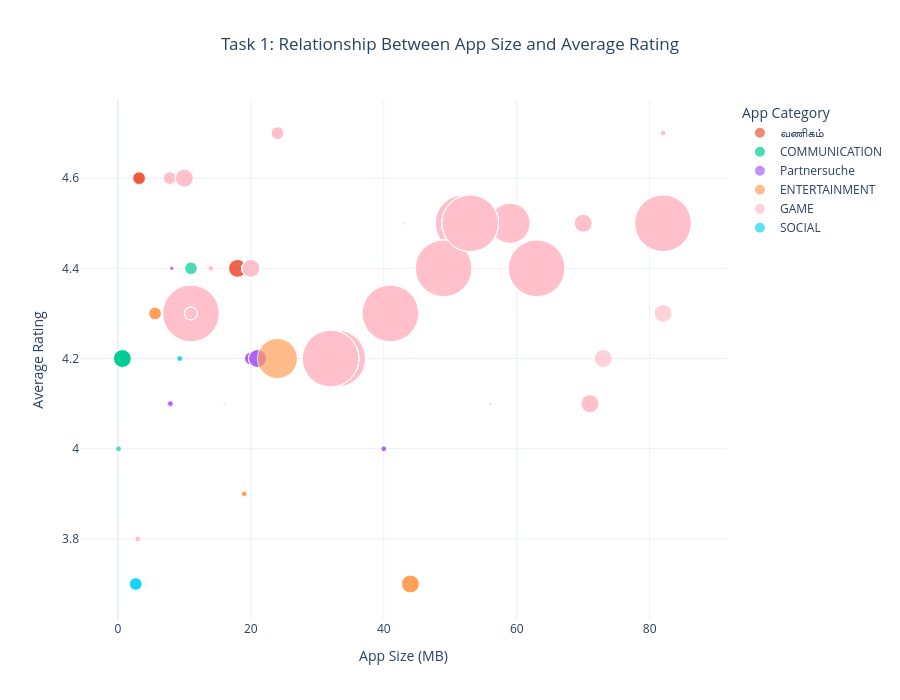

Notebook code for this chart:
### Markdown cell above
Bubble Chart

### Code cell
# Task 1 : Bubble Chart

# Development Mode
DEBUG_MODE = False

if DEBUG_MODE or is_time_between(17, 19):

    # Copy dataframe
    display_df = task1_df.copy()

    # Translation only for graph labels
    display_df["Category_Display"] = display_df["Category"].replace({
        "BEAUTY": "सौंदर्य",
        "BUSINESS": "வணிகம்",
        "DATING": "Partnersuche"
    })

    # Bubble Chart
    fig = px.scatter(
        display_df,
        x="Size_MB",
        y="Rating",
        size="Installs",
        color="Category_Display",
        hover_name="App",

        hover_data={
            "Size_MB":":.1f",
            "Installs":":,",
            "Reviews":":,",
            "Category_Display":True
        },

        size_max=40,

        color_discrete_map={
            "GAME":"pink"
        },

        title="Task 1: Relationship Between App Size and Average Rating"
    )

    # Layout
    fig.update_layout(

        title={
            "text":"Task 1: Relationship Between App Size and Average Rating",
            "x":0.5,
            "xanchor":"center"
        },

        xaxis_title="App Size (MB)",
        yaxis_title="Average Rating",

        legend_title="App Category",

        template="plotly_white",

        height=700
    )

    # Grid
    fig.update_xaxes(showgrid=True)

    fig.update_yaxes(showgrid=True)

    fig.show()

else:

    chart_not_available(17,19)

### Figure 1 — Plotly figure (JSON) as saved in the notebook; plotly's stock layout.template omitted (floating-point values rounded to 4 significant figures; data arrays with more than 128 entries replaced by an {"elided": "..."} marker saying what was removed)
{"data": [{"customdata": [[10000000, 62272, "வணிகம்"], [10000000, 62272, "வணிகம்"], [5000000, 188841, "வணிகம்"], [5000000, 188841, "வணிகம்"], [5000000, 188841, "வணிகம்"]], "hovertemplate": "<b>%{hovertext}</b><br><br>Category_Display=%{customdata[2]}<br>Size_MB=%{x:.1f}<br>Rating=%{y}<br>Installs=%{customdata[0]:,}<br>Reviews=%{customdata[1]:,}<extra></extra>", "hovertext": ["Google Primer", "Google Primer", "Call Blocker", "Call Blocker", "Call Blocker"], "legendgroup": "வணிகம்", "marker": {"color": "#EF553B", "size": [10000000, 10000000, 5000000, 5000000, 5000000], "sizemode": "area", "sizeref": 62500, "symbol": "circle"}, "mode": "markers", "name": "வணிகம்", "orientation": "v", "showlegend": true, "type": "scatter", "x": [18, 18, 3.2, 3.2, 3.2], "xaxis": "x", "y": [4.4, 4.4, 4.6, 4.6, 4.6], "yaxis": "y"}, {"customdata": [[10000000, 483565, "COMMUNICATION"], [5000000, 93825, "COMMUNICATION"], [1000000, 9498, "COMMUNICATION"], [10000000, 124346, "COMMUNICATION"], [10000000, 124346, "COMMUNICATION"], [10000000, 124346, "COMMUNICATION"], [10000000, 124346, "COMMUNICATION"], [10000000, 124346, "COMMUNICATION"], [10000000, 124346, "COMMUNICATION"], [10000000, 124346, "COMMUNICATION"], [10000000, 124346, "COMMUNICATION"], [10000000, 124346, "COMMUNICATION"], [10000000, 124346, "COMMUNICATION"]], "hovertemplate": "<b>%{hovertext}</b><br><br>Category_Display=%{customdata[2]}<br>Size_MB=%{x:.1f}<br>Rating=%{y}<br>Installs=%{customdata[0]:,}<br>Reviews=%{customdata[1]:,}<extra></extra>", "hovertext": ["CallApp: Caller ID, Blocker & Phone Call Recorder", "Call Control - Call Blocker", "Caller ID +", "GO Notifier", "GO Notifier", "GO Notifier", "GO Notifier", "GO Notifier", "GO Notifier", "GO Notifier", "GO Notifier", "GO Notifier", "GO Notifier"], "legendgroup": "COMMUNICATION", "marker": {"color": "#00cc96", "size": [10000000, 5000000, 1000000, 10000000, 10000000, 10000000, 10000000, 10000000, 10000000, 10000000, 10000000, 10000000, 10000000], "sizemode": "area", "sizeref": 62500, "symbol": "circle"}, "mode": "markers", "name": "COMMUNICATION", "orientation": "v", "showlegend": true, "type": "scatter", "x": [20, 11, 0.1152, 0.6787, 0.6787, 0.6787, 0.6787, 0.6787, 0.6787, 0.6787, 0.6787, 0.6787, 0.6787], "xaxis": "x", "y": [4.4, 4.4, 4, 4.2, 4.2, 4.2, 4.2, 4.2, 4.2, 4.2, 4.2, 4.2, 4.2], "yaxis": "y"}, {"customdata": {"elided": "124x3 mixed values"}, "hovertemplate": "<b>%{hovertext}</b><br><br>Category_Display=%{customdata[2]}<br>Size_MB=%{x:.1f}<br>Rating=%{y}<br>Installs=%{customdata[0]:,}<br>Reviews=%{customdata[1]:,}<extra></extra>", "hovertext": ["Hily: Dating, Chat, Match, Meet & Hook up", "Hily: Dating, Chat, Match, Meet & Hook up", "Hily: Dating, Chat, Match, Meet & Hook up", "Hily: Dating, Chat, Match, Meet & Hook up", "Hily: Dating, Chat, Match, Meet & Hook up", "Hily: Dating, Chat, Match, Meet & Hook up", "Hily: Dating, Chat, Match, Meet & Hook up", "Hily: Dating, Chat, Match, Meet & Hook up", "Hily: Dating, Chat, Match, Meet & Hook up", "Hily: Dating, Chat, Match, Meet & Hook up", "Hily: Dating, Chat, Match, Meet & Hook up", "Hily: Dating, Chat, Match, Meet & Hook up", "Hily: Dating, Chat, Match, Meet & Hook up", "Hily: Dating, Chat, Match, Meet & Hook up", "Hily: Dating, Chat, Match, Meet & Hook up", "Hily: Dating, Chat, Match, Meet & Hook up", "Hily: Dating, Chat, Match, Meet & Hook up", "Hily: Dating, Chat, Match, Meet & Hook up", "Hily: Dating, Chat, Match, Meet & Hook up", "Hily: Dating, Chat, Match, Meet & Hook up", "Hily: Dating, Chat, Match, Meet & Hook up", "Hily: Dating, Chat, Match, Meet & Hook up", "Hily: Dating, Chat, Match, Meet & Hook up", "CMB Free Dating App", "CMB Free Dating App", "CMB Free Dating App", "CMB Free Dating App", "CMB Free Dating App", "CMB Free Dating App", "CMB Free Dating App", "CMB Free Dating App", "CMB Free Dating App", "CMB Free Dating App", "CMB Free Dating App", "CMB Free Dating App", "CMB Free Dating App", "CMB Free Dating App", "CMB Free Dating App", "CMB Free Dating App", "CMB Free Dating App", "CMB Free Dating App", "CMB Free Dating App", "CMB Free Dating App", "CMB Free Dating App", "CMB Free Dating App", "Free Dating App - YoCutie - Flirt, Chat & Meet", "Free Dating App - YoCutie - Flirt, Chat & Meet", "Free Dating App - YoCutie - Flirt, Chat & Meet", "Free Dating App - YoCutie - Flirt, Chat & Meet", "Free Dating App - YoCutie - Flirt, Chat & Meet", "Free Dating App - YoCutie - Flirt, Chat & Meet", "Free Dating App - YoCutie - Flirt, Chat & Meet", "Free Dating App - YoCutie - Flirt, Chat & Meet", "Free Dating App - YoCutie - Flirt, Chat & Meet", "Free Dating App - YoCutie - Flirt, Chat & Meet", "Free Dating App - YoCutie - Flirt, Chat & Meet", "Free Dating App - YoCutie - Flirt, Chat & Meet", "Free Dating App - YoCutie - Flirt, Chat & Meet", "Free Dating App - YoCutie - Flirt, Chat & Meet", "Free Dating App - YoCutie - Flirt, Chat & Meet", "ChatVideo Meet new people", "ChatVideo Meet new people", "ChatVideo Meet new people", "ChatVideo Meet new people", "ChatVideo Meet new people", "ChatVideo Meet new people", "ChatVideo Meet new people", "ChatVideo Meet new people", "ChatVideo Meet new people", "ChatVideo Meet new people", "ChatVideo Meet new people", "ChatVideo Meet new people", "ChatVideo Meet new people", "ChatVideo Meet new people", "ChatVideo Meet new people", "FlirtChat - ♥Free Dating/Flirting App♥", "FlirtChat - ♥Free Dating/Flirting App♥", "FlirtChat - ♥Free Dating/Flirting App♥", "FlirtChat - ♥Free Dating/Flirting App♥", "FlirtChat - ♥Free Dating/Flirting App♥", "FlirtChat - ♥Free Dating/Flirting App♥", "FlirtChat - ♥Free Dating/Flirting App♥", "FlirtChat - ♥Free Dating/Flirting App♥", "FlirtChat - ♥Free Dating/Flirting App♥", "FlirtChat - ♥Free Dating/Flirting App♥", "FlirtChat - ♥Free Dating/Flirting App♥", "FlirtChat - ♥Free Dating/Flirting App♥", "FlirtChat - ♥Free Dating/Flirting App♥", "FlirtChat - ♥Free Dating/Flirting App♥", "FlirtChat - ♥Free Dating/Flirting App♥", "Hitwe - meet people and chat", "Hitwe - meet people and chat", "Hitwe - meet people and chat", "Hitwe - meet people and chat", "Hitwe - meet people and chat", "Hitwe - meet people and chat", "Hitwe - meet people and chat", "2Date Dating App, Love and matching", "2Date Dating App, Love and matching", "2Date Dating App, Love and matching", "2Date Dating App, Love and matching", "2Date Dating App, Love and matching", "2Date Dating App, Love and matching", "2Date Dating App, Love and matching", "2Date Dating App, Love and matching", "2Date Dating App, Love and matching", "2Date Dating App, Love and matching", "2Date Dating App, Love and matching", "2Date Dating App, Love and matching", "2Date Dating App, Love and matching", "2Date Dating App, Love and matching", "2Date Dating App, Love and matching", "2Date Dating App, Love and matching", "2Date Dating App, Love and matching", "2Date Dating App, Love and matching", "2Date Dating App, Love and matching", "2Date Dating App, Love and matching", "2Date Dating App, Love and matching", "2Date Dating App, Love and matching", "2Date Dating App, Love and matching", "2Date Dating App, Love and matching", "2Date Dating App, Love and matching", "2Date Dating App, Love and matching", "2Date Dating App, Love and matching"], "legendgroup": "Partnersuche", "marker": {"color": "#ab63fa", "size": [100000, 100000, 100000, 100000, 100000, 100000, 100000, 100000, 100000, 100000, 100000, 100000, 100000, 100000, 100000, 100000, 100000, 100000, 100000, 100000, 100000, 100000, 100000, 1000000, 1000000, 1000000, 1000000, 1000000, 1000000, 1000000, 1000000, 1000000, 1000000, 1000000, 1000000, 1000000, 1000000, 1000000, 1000000, 1000000, 1000000, 1000000, 1000000, 1000000, 1000000, 1000000, 1000000, 1000000, 1000000, 1000000, 1000000, 1000000, 1000000, 1000000, 1000000, 1000000, 1000000, 1000000, 1000000, 1000000, 5000000, 5000000, 5000000, 5000000, 5000000, 5000000, 5000000, 5000000, 5000000, 5000000, 5000000, 5000000, 5000000, 5000000, 5000000, 500000, 500000, 500000, 500000, 500000, 500000, 500000, 500000, 500000, 500000, 500000, 500000, 500000, 500000, 500000, 10000000, 10000000, 10000000, 10000000, 10000000, 10000000, 10000000, 500000, 500000, 500000, 500000, 500000, 500000, 500000, 500000, 500000, 500000, 500000, 500000, 500000, 500000, 500000, 500000, 500000, 500000, 500000, 500000, 500000, 500000, 500000, 500000, 500000, 500000, 500000], "sizemode": "area", "sizeref": 62500, "symbol": "circle"}, "mode": "markers", "name": "Partnersuche", "orientation": "v", "showlegend": true, "type": "scatter", "x": [56, 56, 56, 56, 56, 56, 56, 56, 56, 56, 56, 56, 56, 56, 56, 56, 56, 56, 56, 56, 56, 56, 56, 40, 40, 40, 40, 40, 40, 40, 40, 40, 40, 40, 40, 40, 40, 40, 40, 40, 40, 40, 40, 40, 40, 7.9, 7.9, 7.9, 7.9, 7.9, 7.9, 7.9, 7.9, 7.9, 7.9, 7.9, 7.9, 7.9, 7.9, 7.9, 20, 20, 20, 20, 20, 20, 20, 20, 20, 20, 20, 20, 20, 20, 20, 13, 13, 13, 13, 13, 13, 13, 13, 13, 13, 13, 13, 13, 13, 13, 21, 21, 21, 21, 21, 21, 21, 8.1, 8.1, 8.1, 8.1, 8.1, 8.1, 8.1, 8.1, 8.1, 8.1, 8.1, 8.1, 8.1, 8.1, 8.1, 8.1, 8.1, 8.1, 8.1, 8.1, 8.1, 8.1, 8.1, 8.1, 8.1, 8.1, 8.1], "xaxis": "x", "y": [4.1, 4.1, 4.1, 4.1, 4.1, 4.1, 4.1, 4.1, 4.1, 4.1, 4.1, 4.1, 4.1, 4.1, 4.1, 4.1, 4.1, 4.1, 4.1, 4.1, 4.1, 4.1, 4.1, 4, 4, 4, 4, 4, 4, 4, 4, 4, 4, 4, 4, 4, 4, 4, 4, 4, 4, 4, 4, 4, 4, 4.1, 4.1, 4.1, 4.1, 4.1, 4.1, 4.1, 4.1, 4.1, 4.1, 4.1, 4.1, 4.1, 4.1, 4.1, 4.2, 4.2, 4.2, 4.2, 4.2, 4.2, 4.2, 4.2, 4.2, 4.2, 4.2, 4.2, 4.2, 4.2, 4.2, 4.3, 4.3, 4.3, 4.3, 4.3, 4.3, 4.3, 4.3, 4.3, 4.3, 4.3, 4.3, 4.3, 4.3, 4.3, 4.2, 4.2, 4.2, 4.2, 4.2, 4.2, 4.2, 4.4, 4.4, 4.4, 4.4, 4.4, 4.4, 4.4, 4.4, 4.4, 4.4, 4.4, 4.4, 4.4, 4.4, 4.4, 4.4, 4.4, 4.4, 4.4, 4.4, 4.4, 4.4, 4.4, 4.4, 4.4, 4.4, 4.4], "yaxis": "y"}, {"customdata": {"elided": "94x3 mixed values"}, "hovertemplate": "<b>%{hovertext}</b><br><br>Category_Display=%{customdata[2]}<br>Size_MB=%{x:.1f}<br>Rating=%{y}<br>Installs=%{customdata[0]:,}<br>Reviews=%{customdata[1]:,}<extra></extra>", "hovertext": ["H TV", "H TV", "H TV", "H TV", "H TV", "H TV", "H TV", "H TV", "H TV", "H TV", "H TV", "H TV", "H TV", "H TV", "H TV", "Amazon Prime Video", "Cooking Channel", "Cooking Channel", "Cooking Channel", "Cooking Channel", "Cooking Channel", "Cooking Channel", "Cooking Channel", "Cooking Channel", "Cooking Channel", "Cooking Channel", "Cooking Channel", "Cooking Channel", "Cooking Channel", "Cooking Channel", "Cooking Channel", "Cooking Channel", "Cooking Channel", "Cooking Channel", "Cooking Channel", "Cooking Channel", "Cooking Channel", "Cooking Channel", "Cooking Channel", "Animal Planet GO", "Animal Planet GO", "Animal Planet GO", "Animal Planet GO", "Animal Planet GO", "Animal Planet GO", "Animal Planet GO", "Animal Planet GO", "Animal Planet GO", "Animal Planet GO", "Animal Planet GO", "Comedy Central", "Comedy Central", "Comedy Central", "Comedy Central", "Comedy Central", "Comedy Central", "Comedy Central", "Comedy Central", "Comedy Central", "Comedy Central", "Comedy Central", "FOX", "FOX", "FOX", "FOX", "FOX", "FOX", "FOX", "FOX", "FOX", "FOX", "FOX", "FOX", "FOX", "FOX", "FOX", "FOX", "FOX", "Hamilton — The Official App", "Hamilton — The Official App", "Hamilton — The Official App", "Hamilton — The Official App", "Hamilton — The Official App", "Hamilton — The Official App", "Hamilton — The Official App", "Hamilton — The Official App", "Hamilton — The Official App", "Hamilton — The Official App", "Hamilton — The Official App", "Hamilton — The Official App", "Hamilton — The Official App", "Hamilton — The Official App", "Hamilton — The Official App", "Hamilton — The Official App"], "legendgroup": "ENTERTAINMENT", "marker": {"color": "#FFA15A", "size": [5000000, 5000000, 5000000, 5000000, 5000000, 5000000, 5000000, 5000000, 5000000, 5000000, 5000000, 5000000, 5000000, 5000000, 5000000, 50000000, 100000, 100000, 100000, 100000, 100000, 100000, 100000, 100000, 100000, 100000, 100000, 100000, 100000, 100000, 100000, 100000, 100000, 100000, 100000, 100000, 100000, 100000, 100000, 100000, 100000, 100000, 100000, 100000, 100000, 100000, 100000, 100000, 100000, 100000, 1000000, 1000000, 1000000, 1000000, 1000000, 1000000, 1000000, 1000000, 1000000, 1000000, 1000000, 10000000, 10000000, 10000000, 10000000, 10000000, 10000000, 10000000, 10000000, 10000000, 10000000, 10000000, 10000000, 10000000, 10000000, 10000000, 10000000, 10000000, 100000, 100000, 100000, 100000, 100000, 100000, 100000, 100000, 100000, 100000, 100000, 100000, 100000, 100000, 100000, 100000], "sizemode": "area", "sizeref": 62500, "symbol": "circle"}, "mode": "markers", "name": "ENTERTAINMENT", "orientation": "v", "showlegend": true, "type": "scatter", "x": [5.6, 5.6, 5.6, 5.6, 5.6, 5.6, 5.6, 5.6, 5.6, 5.6, 5.6, 5.6, 5.6, 5.6, 5.6, 24, 16, 16, 16, 16, 16, 16, 16, 16, 16, 16, 16, 16, 16, 16, 16, 16, 16, 16, 16, 16, 16, 16, 16, 9.6, 9.6, 9.6, 9.6, 9.6, 9.6, 9.6, 9.6, 9.6, 9.6, 9.6, 19, 19, 19, 19, 19, 19, 19, 19, 19, 19, 19, 44, 44, 44, 44, 44, 44, 44, 44, 44, 44, 44, 44, 44, 44, 44, 44, 44, 43, 43, 43, 43, 43, 43, 43, 43, 43, 43, 43, 43, 43, 43, 43, 43], "xaxis": "x", "y": [4.3, 4.3, 4.3, 4.3, 4.3, 4.3, 4.3, 4.3, 4.3, 4.3, 4.3, 4.3, 4.3, 4.3, 4.3, 4.2, 4.1, 4.1, 4.1, 4.1, 4.1, 4.1, 4.1, 4.1, 4.1, 4.1, 4.1, 4.1, 4.1, 4.1, 4.1, 4.1, 4.1, 4.1, 4.1, 4.1, 4.1, 4.1, 4.1, 4.2, 4.2, 4.2, 4.2, 4.2, 4.2, 4.2, 4.2, 4.2, 4.2, 4.2, 3.9, 3.9, 3.9, 3.9, 3.9, 3.9, 3.9, 3.9, 3.9, 3.9, 3.9, 3.7, 3.7, 3.7, 3.7, 3.7, 3.7, 3.7, 3.7, 3.7, 3.7, 3.7, 3.7, 3.7, 3.7, 3.7, 3.7, 3.7, 4.5, 4.5, 4.5, 4.5, 4.5, 4.5, 4.5, 4.5, 4.5, 4.5, 4.5, 4.5, 4.5, 4.5, 4.5, 4.5], "yaxis": "y"}, {"customdata": {"elided": "590x3 mixed values"}, "hovertemplate": "<b>%{hovertext}</b><br><br>Category_Display=%{customdata[2]}<br>Size_MB=%{x:.1f}<br>Rating=%{y}<br>Installs=%{customdata[0]:,}<br>Reviews=%{customdata[1]:,}<extra></extra>", "hovertext": {"elided": "590 str values"}, "legendgroup": "GAME", "marker": {"color": "pink", "size": {"elided": "590 int values"}, "sizemode": "area", "sizeref": 62500, "symbol": "circle"}, "mode": "markers", "name": "GAME", "orientation": "v", "showlegend": true, "type": "scatter", "x": {"elided": "590 float values"}, "xaxis": "x", "y": {"elided": "590 float values"}, "yaxis": "y"}, {"customdata": {"elided": "53x3 mixed values"}, "hovertemplate": "<b>%{hovertext}</b><br><br>Category_Display=%{customdata[2]}<br>Size_MB=%{x:.1f}<br>Rating=%{y}<br>Installs=%{customdata[0]:,}<br>Reviews=%{customdata[1]:,}<extra></extra>", "hovertext": ["Blogger", "Blogger", "Blogger", "Blogger", "Blogger", "Blogger", "Blogger", "Blogger", "Blogger", "Blogger", "Blogger", "Blogger", "Blogger", "Blogger", "Blogger", "Blogger", "Blogger", "Blogger", "Blogger", "Blogger", "Blogger", "Blogger", "Blogger", "Blogaway for Android (Blogger)", "Blogaway for Android (Blogger)", "Blogaway for Android (Blogger)", "Blogaway for Android (Blogger)", "Blogaway for Android (Blogger)", "Blogaway for Android (Blogger)", "Blogaway for Android (Blogger)", "Blogaway for Android (Blogger)", "Blogaway for Android (Blogger)", "Blogaway for Android (Blogger)", "Blogaway for Android (Blogger)", "Blogaway for Android (Blogger)", "Blogaway for Android (Blogger)", "Blogaway for Android (Blogger)", "Banjo", "Banjo", "Banjo", "Banjo", "Banjo", "Banjo", "Banjo", "Banjo", "Banjo", "Banjo", "Banjo", "Banjo", "Banjo", "Banjo", "Banjo", "Banjo"], "legendgroup": "SOCIAL", "marker": {"color": "#19d3f3", "size": [5000000, 5000000, 5000000, 5000000, 5000000, 5000000, 5000000, 5000000, 5000000, 5000000, 5000000, 5000000, 5000000, 5000000, 5000000, 5000000, 5000000, 5000000, 5000000, 5000000, 5000000, 5000000, 5000000, 100000, 100000, 100000, 100000, 100000, 100000, 100000, 100000, 100000, 100000, 100000, 100000, 100000, 100000, 1000000, 1000000, 1000000, 1000000, 1000000, 1000000, 1000000, 1000000, 1000000, 1000000, 1000000, 1000000, 1000000, 1000000, 1000000, 1000000], "sizemode": "area", "sizeref": 62500, "symbol": "circle"}, "mode": "markers", "name": "SOCIAL", "orientation": "v", "showlegend": true, "type": "scatter", "x": [2.7, 2.7, 2.7, 2.7, 2.7, 2.7, 2.7, 2.7, 2.7, 2.7, 2.7, 2.7, 2.7, 2.7, 2.7, 2.7, 2.7, 2.7, 2.7, 2.7, 2.7, 2.7, 2.7, 4.1, 4.1, 4.1, 4.1, 4.1, 4.1, 4.1, 4.1, 4.1, 4.1, 4.1, 4.1, 4.1, 4.1, 9.3, 9.3, 9.3, 9.3, 9.3, 9.3, 9.3, 9.3, 9.3, 9.3, 9.3, 9.3, 9.3, 9.3, 9.3, 9.3], "xaxis": "x", "y": [3.7, 3.7, 3.7, 3.7, 3.7, 3.7, 3.7, 3.7, 3.7, 3.7, 3.7, 3.7, 3.7, 3.7, 3.7, 3.7, 3.7, 3.7, 3.7, 3.7, 3.7, 3.7, 3.7, 3.7, 3.7, 3.7, 3.7, 3.7, 3.7, 3.7, 3.7, 3.7, 3.7, 3.7, 3.7, 3.7, 3.7, 4.2, 4.2, 4.2, 4.2, 4.2, 4.2, 4.2, 4.2, 4.2, 4.2, 4.2, 4.2, 4.2, 4.2, 4.2, 4.2], "yaxis": "y"}], "layout": {"height": 700, "legend": {"itemsizing": "constant", "title": {"text": "App Category"}, "tracegroupgap": 0}, "title": {"text": "Task 1: Relationship Between App Size and Average Rating", "x": 0.5, "xanchor": "center"}, "xaxis": {"anchor": "y", "domain": [0, 1], "showgrid": true, "title": {"text": "App Size (MB)"}}, "yaxis": {"anchor": "x", "domain": [0, 1], "showgrid": true, "title": {"text": "Average Rating"}}}}
